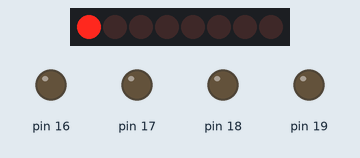
Simulated run of this sketch. Board: Arduino Uno, built with avr-gcc and run on an emulated ATmega328P. Parts: 8 shift-register outputs drawn as a row of LEDs (first output left, lit = HIGH), output pins drawn as LEDs (lit = HIGH). Wiring (inferred from the names in the program): shift register (74HC595): data pin 4; shift clock pin 3; latch pin 2. Wiring (inferred from the signals the program sends): row of LEDs: on Q0, Q1, Q2, Q3, Q4, Q5, Q6, Q7. Pins used as bus, display or sensor lines are not drawn.

Above: at 0.3 s.
At 2.4 s:
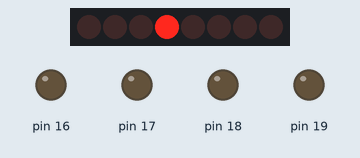
At 3.8 s:
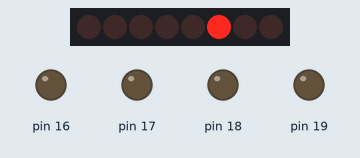
At 5.2 s:
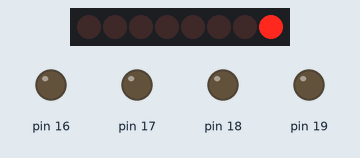
At 7.3 s:
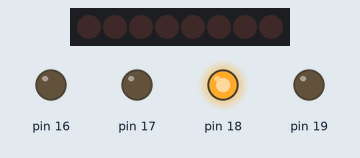
At 10.1 s:
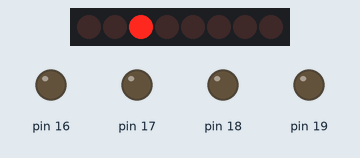
Timing chart, 0 to 10.9 s (numbered marks = the images above):
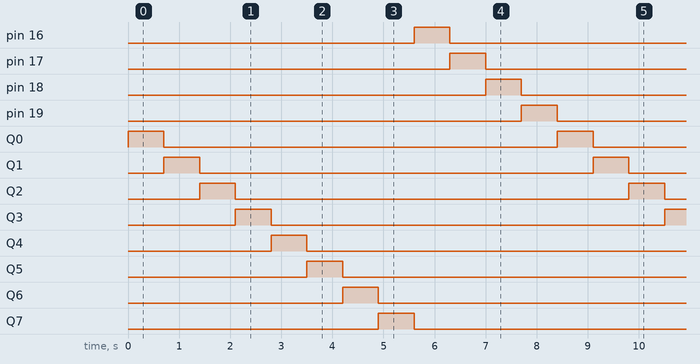

Measured:
- by itself, pin 16–19, Q0–7: alternates HIGH for 0.70 s and LOW for 7.7 s
- by itself, everything shown: repeats every 8.4 s, in 12 steps

The sketch:

GyrophareMain.ino
```cpp
/*
 * Programme Gyrophare ISEN
 *
 * Benoit Piriou & Rudja Rulle
 *
 * Decembre 2016 - Fevrier 2017
 */

//--Mode d'execution--//

#define TEST_MODE 0
#define CLASSIC_MODE 1


#include "EclairageBleu.h"
#include "Bluetooth.h"


int maxPatern=20; //Nombre Maximum de Paternes
int posPatern=0;


void setup() {

//--SetupEclairage--//

  pinMode(2, OUTPUT); //latchPin
  pinMode(3, OUTPUT); //ClockPin
  pinMode(4, OUTPUT); //DataPin
  pinMode(16,OUTPUT); //16
  pinMode(17,OUTPUT); //17
  pinMode(18,OUTPUT); //18
  pinMode(19,OUTPUT); //19

//--SetupBluetooth--//
//To fill....

}

void loop() {

//Test Mode
AnimationBleu(1,0);

//Clasic Mode
//Hacker Mode

}
```

Bluetooth.cpp
```cpp
/*
 * File:   EclairageBleu.cpp
 * Author: BenoitP
 *
 * Created on 7 december 2016, 23:54
 */


#include "Arduino.h"
```

Bluetooth.h
```cpp
/*
 * File:   Bluetooth.h
 * Author: BenoitP
 *
 * Created on 19 Decembre 2016
 */


#ifndef BLUETOOTH_H
#define BLUETOOTH_H


#endif /* BLUETOOTH_H */
```

EclairageBleu.cpp
```cpp
/*
 * File:   EclairageBleu.cpp
 * Author: BenoitP
 *
 * Created on 7 december 2016, 23:54
 */

#include "EclairageBleu.h"
#include "Arduino.h"

void AnimationBleu(int num_Animation, int compt_Animation)
{
  //Les autres PIN.
  switch(num_Animation)
  {
    case 0 : //INIT
        {
          GyroDisplay(4095);
          delay(200);
          GyroDisplay(0);
          delay(200);
          break;
        }
    case 1 : //annimation de 1 a 8
        {
          GyroDisplay(1);
          delay(200);
          GyroDisplay(2);
          delay(200);
          GyroDisplay(4);
          delay(200);
          GyroDisplay(8);
          delay(200);
          GyroDisplay(16);
          delay(200);
          GyroDisplay(32);
          delay(200);
          GyroDisplay(64);
          delay(200);
          GyroDisplay(128);
          delay(200);
          GyroDisplay(256);
          delay(200);
          GyroDisplay(512);
          delay(200);
          GyroDisplay(1024);
          delay(200);
          GyroDisplay(2048);
          delay(200);
          break;
        }

    default : //animation par defaut , on ne fait rien
        {
          break;
        }
  }
}

void GyroDisplay(int numberToDisplay)
{
  int latchPin=2;
  int clockPin=3;
  int dataPin=4;
  // 16 17 18 19

  /* -
   * 1
   * 2
   * -
   * 4
   * 8
   * -
   * 16
   * 32
   * -
   * 64
   * 128
   * -
   * 256
   * 1024
   * -
   * 2048
   * 4096
   * -
   */

    if( (numberToDisplay-2047)>0) {digitalWrite(19,HIGH); numberToDisplay=numberToDisplay-2048;} else {digitalWrite(19,LOW);}
    if( (numberToDisplay-1023)>0) {digitalWrite(18,HIGH); numberToDisplay=numberToDisplay-1024;} else {digitalWrite(18,LOW);}
    if( (numberToDisplay-511)>0) {digitalWrite(17,HIGH); numberToDisplay=numberToDisplay-512;} else {digitalWrite(17,LOW);}
    if( (numberToDisplay-255)>0) {digitalWrite(16,HIGH); numberToDisplay=numberToDisplay-256;} else {digitalWrite(16,LOW);}

   //Traitement de numberToDisplay

    // take the latchPin low so
    // the LEDs don't change while you're sending in bits:
    digitalWrite(latchPin, LOW);
    // shift out the bits:
    shiftOut(dataPin, clockPin, MSBFIRST, numberToDisplay);

    //take the latch pin high so the LEDs will light up:
    digitalWrite(latchPin, HIGH);
    // pause before next value:


    delay(500);
}
```

EclairageBleu.h
```cpp
/*
 * File:   EclairageBleu.h
 * Author: BenoitP
 *
 * Created on 7 Decembre 2016
 */


#ifndef ECLAIRAGEBLEU_H
#define ECLAIRAGEBLEU_H


//--Pin to Eclairage Gyrophare--//

void AnimationBleu(int,int);
void GyroDisplay(int);

#endif /* ECLAIRAGEBLEU_H */
```
